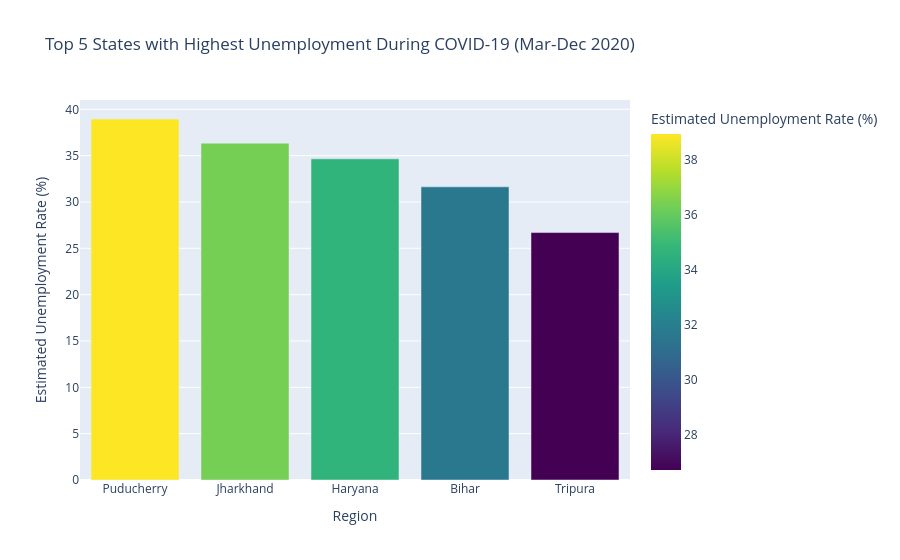

Write notebook code for a chart like this one.
### Markdown cell above
## Step 8: Top 5 Most Affected States During Covid
Focusing on the peak impact period (Mar-Dec 2020).

### Code cell
df_during = df[df['Phase'] == 'During-Covid']
df_top5 = df_during.groupby('Region')['Estimated Unemployment Rate (%)'].mean().sort_values(ascending=False).head(5).reset_index()

fig = px.bar(df_top5, x='Region', y='Estimated Unemployment Rate (%)', 
             title='Top 5 States with Highest Unemployment During COVID-19 (Mar-Dec 2020)',
             color='Estimated Unemployment Rate (%)', color_continuous_scale='Viridis')
fig.show()

### Figure 1 — Plotly figure (JSON) as saved in the notebook; plotly's stock layout.template omitted (floating-point values rounded to 4 significant figures)
{"data": [{"hovertemplate": "Region=%{x}<br>Estimated Unemployment Rate (%)=%{marker.color}<extra></extra>", "legendgroup": "", "marker": {"color": [38.96, 36.35, 34.65, 31.63, 26.7], "coloraxis": "coloraxis", "pattern": {"shape": ""}}, "name": "", "orientation": "v", "showlegend": false, "textposition": "auto", "type": "bar", "x": ["Puducherry", "Jharkhand", "Haryana", "Bihar", "Tripura"], "xaxis": "x", "y": [38.96, 36.35, 34.65, 31.63, 26.7], "yaxis": "y"}], "layout": {"barmode": "relative", "coloraxis": {"colorbar": {"title": {"text": "Estimated Unemployment Rate (%)"}}, "colorscale": [[0, "#440154"], [0.1111, "#482878"], [0.2222, "#3e4989"], [0.3333, "#31688e"], [0.4444, "#26828e"], [0.5556, "#1f9e89"], [0.6667, "#35b779"], [0.7778, "#6ece58"], [0.8889, "#b5de2b"], [1, "#fde725"]]}, "legend": {"tracegroupgap": 0}, "title": {"text": "Top 5 States with Highest Unemployment During COVID-19 (Mar-Dec 2020)"}, "xaxis": {"anchor": "y", "domain": [0, 1], "title": {"text": "Region"}}, "yaxis": {"anchor": "x", "domain": [0, 1], "title": {"text": "Estimated Unemployment Rate (%)"}}}}
